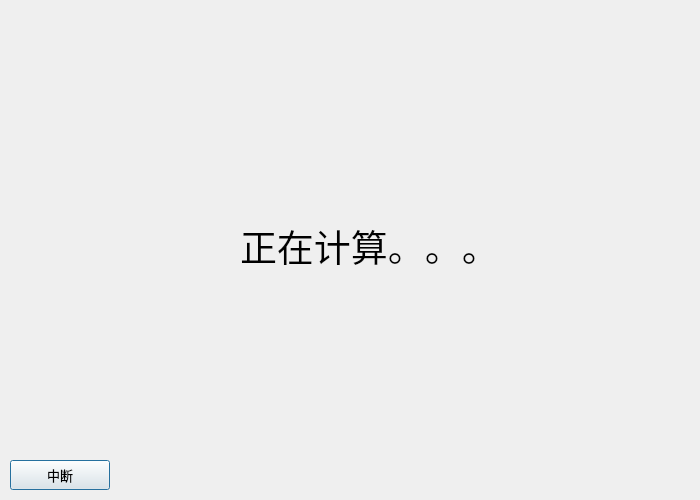
<?xml version="1.0" encoding="UTF-8"?>
<ui version="4.0">
 <class>WinCalc</class>
 <widget class="QDialog" name="WinCalc">
  <property name="geometry">
   <rect>
    <x>0</x>
    <y>0</y>
    <width>700</width>
    <height>500</height>
   </rect>
  </property>
  <property name="font">
   <font>
    <family>微软雅黑</family>
    <pointsize>10</pointsize>
   </font>
  </property>
  <property name="cursor">
   <cursorShape>ArrowCursor</cursorShape>
  </property>
  <property name="windowTitle">
   <string>正在调用openseespy进行计算</string>
  </property>
  <property name="windowIcon">
   <iconset>
    <normaloff>../logo.ico</normaloff>../logo.ico</iconset>
  </property>
  <property name="modal">
   <bool>true</bool>
  </property>
  <widget class="QLabel" name="label">
   <property name="geometry">
    <rect>
     <x>240</x>
     <y>220</y>
     <width>241</width>
     <height>51</height>
    </rect>
   </property>
   <property name="font">
    <font>
     <family>微软雅黑</family>
     <pointsize>28</pointsize>
    </font>
   </property>
   <property name="cursor">
    <cursorShape>ArrowCursor</cursorShape>
   </property>
   <property name="text">
    <string>正在计算。。。</string>
   </property>
  </widget>
  <widget class="QPushButton" name="pushButton">
   <property name="geometry">
    <rect>
     <x>10</x>
     <y>460</y>
     <width>100</width>
     <height>30</height>
    </rect>
   </property>
   <property name="font">
    <font>
     <family>微软雅黑</family>
     <pointsize>10</pointsize>
    </font>
   </property>
   <property name="text">
    <string>中断</string>
   </property>
  </widget>
 </widget>
 <resources/>
 <connections/>
</ui>
